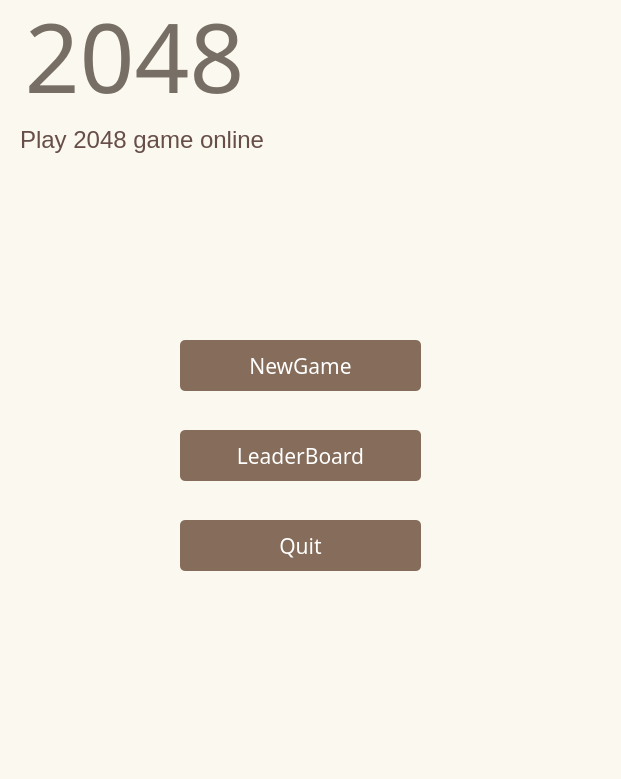
<?xml version="1.0" encoding="UTF-8"?>
<ui version="4.0">
 <class>Dialog_main_2048</class>
 <widget class="QDialog" name="Dialog_main_2048">
  <property name="geometry">
   <rect>
    <x>0</x>
    <y>0</y>
    <width>621</width>
    <height>779</height>
   </rect>
  </property>
  <property name="minimumSize">
   <size>
    <width>621</width>
    <height>779</height>
   </size>
  </property>
  <property name="maximumSize">
   <size>
    <width>621</width>
    <height>779</height>
   </size>
  </property>
  <property name="windowTitle">
   <string>Dialog_main_2048</string>
  </property>
  <property name="styleSheet">
   <string notr="true">background-color: rgb(250, 248, 239);</string>
  </property>
  <widget class="QLabel" name="title_lab">
   <property name="geometry">
    <rect>
     <x>19</x>
     <y>-10</y>
     <width>231</width>
     <height>131</height>
    </rect>
   </property>
   <property name="font">
    <font>
     <family>文泉驿正黑</family>
    </font>
   </property>
   <property name="text">
    <string>&lt;html&gt;&lt;head/&gt;&lt;body&gt;&lt;p&gt;&lt;span style=&quot; font-size:72pt; color:#776e65;&quot;&gt;2048&lt;/span&gt;&lt;/p&gt;&lt;/body&gt;&lt;/html&gt;</string>
   </property>
   <property name="textFormat">
    <enum>Qt::AutoText</enum>
   </property>
   <property name="alignment">
    <set>Qt::AlignCenter</set>
   </property>
  </widget>
  <widget class="QLabel" name="tips_lab_1">
   <property name="geometry">
    <rect>
     <x>20</x>
     <y>125</y>
     <width>251</width>
     <height>31</height>
    </rect>
   </property>
   <property name="text">
    <string>&lt;html&gt;&lt;head/&gt;&lt;body&gt;&lt;p&gt;&lt;span style=&quot; font-size:18pt; color:#674e49;&quot;&gt;Play 2048 game online&lt;/span&gt;&lt;/p&gt;&lt;/body&gt;&lt;/html&gt;</string>
   </property>
  </widget>
  <widget class="QToolButton" name="newgame_btn">
   <property name="geometry">
    <rect>
     <x>180</x>
     <y>340</y>
     <width>241</width>
     <height>51</height>
    </rect>
   </property>
   <property name="font">
    <font>
     <family>Sawasdee</family>
     <pointsize>16</pointsize>
    </font>
   </property>
   <property name="styleSheet">
    <string notr="true">background-color: rgb(134, 108, 90);
color: rgb(255, 255, 255);
border-radius:5px;</string>
   </property>
   <property name="text">
    <string>NewGame</string>
   </property>
  </widget>
  <widget class="QToolButton" name="leaderboard_btn">
   <property name="geometry">
    <rect>
     <x>180</x>
     <y>430</y>
     <width>241</width>
     <height>51</height>
    </rect>
   </property>
   <property name="font">
    <font>
     <family>Sawasdee</family>
     <pointsize>16</pointsize>
    </font>
   </property>
   <property name="styleSheet">
    <string notr="true">background-color: rgb(134, 108, 90);
color: rgb(255, 255, 255);
border-radius:5px;</string>
   </property>
   <property name="text">
    <string>LeaderBoard</string>
   </property>
  </widget>
  <widget class="QToolButton" name="quit_btn">
   <property name="geometry">
    <rect>
     <x>180</x>
     <y>520</y>
     <width>241</width>
     <height>51</height>
    </rect>
   </property>
   <property name="font">
    <font>
     <family>Sawasdee</family>
     <pointsize>16</pointsize>
    </font>
   </property>
   <property name="styleSheet">
    <string notr="true">background-color: rgb(134, 108, 90);
color: rgb(255, 255, 255);
border-radius:5px;</string>
   </property>
   <property name="text">
    <string>Quit</string>
   </property>
  </widget>
 </widget>
 <layoutdefault spacing="6" margin="11"/>
 <resources/>
 <connections/>
</ui>
